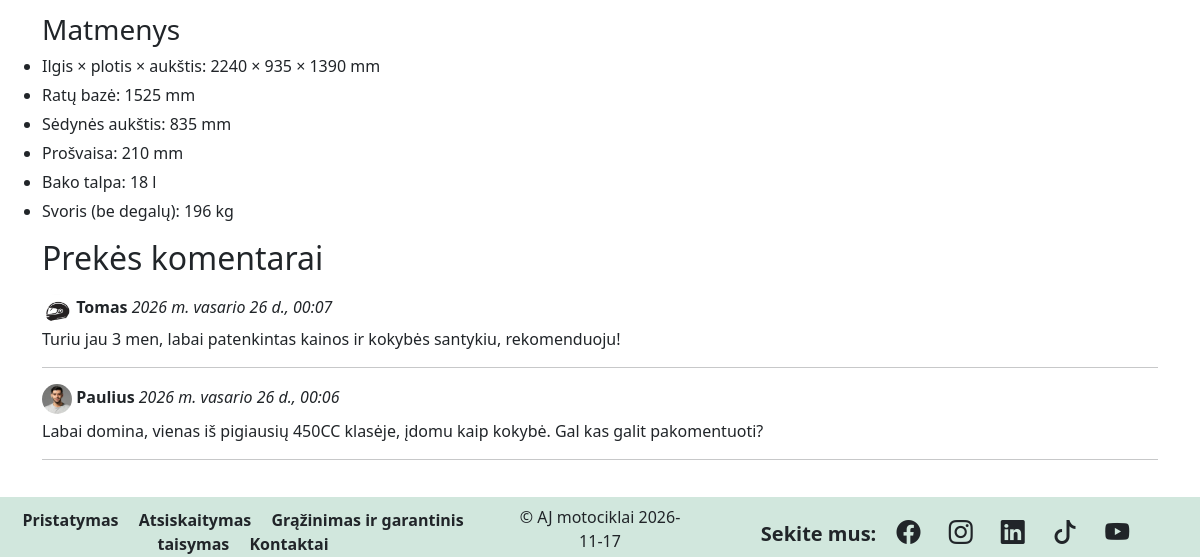
The app's page /products/1 (lower part), older data.
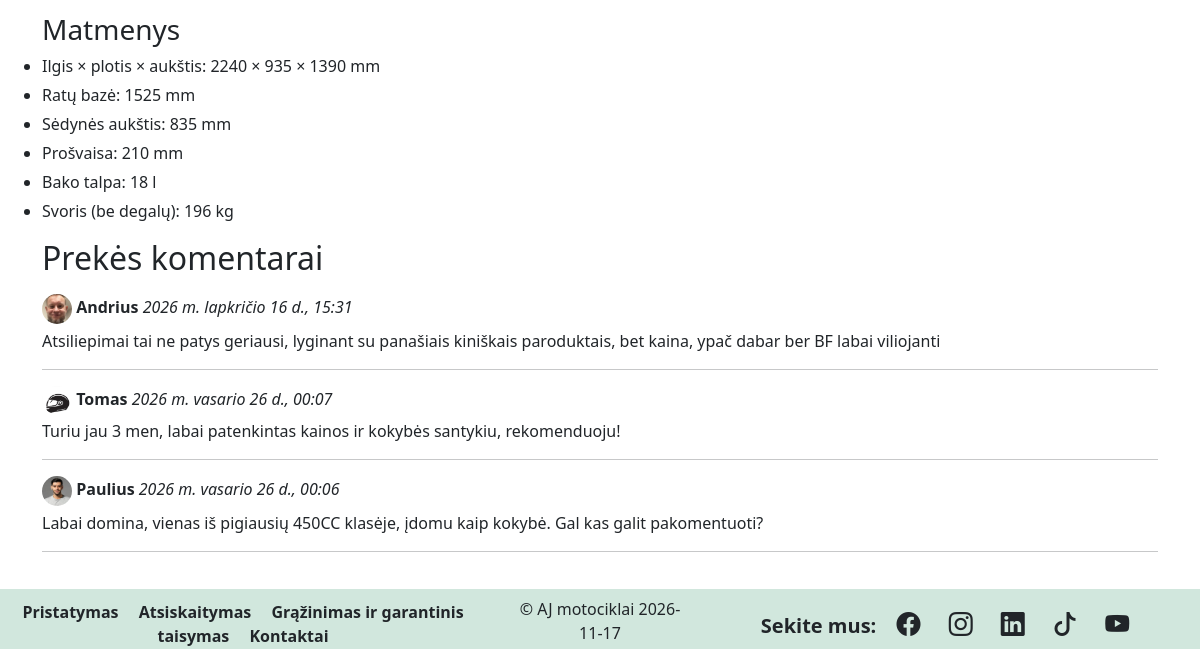
The same page, newer data.
### motoshop/models.py (models this page shows, shortened)
class ProductReview(models.Model):
    product = models.ForeignKey(verbose_name='Produktas',
                             to="Product",
                             on_delete=models.CASCADE,
                             related_name='reviews')
    content = models.TextField(verbose_name='Komentaras')
    author = models.ForeignKey(verbose_name='Komentatorius',
                               to=CustomUser,
                               on_delete=models.CASCADE)
    created = models.DateTimeField(verbose_name='Komentaro data',auto_now_add=True)
    class Meta:
        ordering = ["-pk"]
        verbose_name = 'Komentaras'
        verbose_name_plural = 'Komentarai'

class CustomUser(AbstractUser):
    photo = models.ImageField(verbose_name='Nuotrauka',
                              upload_to='profile_pics',
                              null=True,
                              blank=True)
    favorites = models.ManyToManyField('Product', blank=True, related_name='favorited_by')
    class Meta:
        verbose_name = 'Vartotojas'
        verbose_name_plural = 'Vartotojai'

### motoshop/views.py (the view, shortened to what this page needs)
# urls.py: path('products/<int:pk>',views.ProductDetailView.as_view(), name='product'),
class ProductDetailView(FormMixin,generic.DetailView):
    model = Product
    template_name = 'product.html'
    context_object_name = 'product'
    form_class = ProductReviewForm

### motoshop/context_processors.py (called while the page is built)
def category_context(request):
    return {
        'categories': ProductCategory.objects.all().order_by('title'),
    }

### motoshop/templates/product.html (shortened to what this page needs)
{% extends 'base.html' %}
{% load static %}
{% block content %}
<div class="container mt-4 w-100 ">
    {% if product.definition %}
    <p> {{ product.definition | safe }}</p>
    {% endif %}
    <h2 class="mb-3">Prekės komentarai</h2>
    {% for review in product.reviews.all %}
    <p>{% if review.author.photo %}
        <img src="{{ review.author.photo.url }}" class="rounded-circle" style="width:30px">
        {% else %}
        <img class="rounded-circle" src="{% static '/images/helmet.jpg' %}" alt="..." style="width:30px">
        {% endif %}
        <strong> {{ review.author }} </strong><em>{{ review.created }}</em></p>
    <p>{{ review.content }}</p>
    <hr>
    {% empty %}
    <p>Prekė neturi komentarų</p>
    {% endfor %}
    {% if user.is_authenticated %}
        {% load crispy_forms_tags %}
    {% endif %}
</div>
{% endblock %}

Row changes from the older to the newer data that the page shows:
added ProductReview: author.photo (picture), author "Andrius", created "2026 m. lapkričio 16 d., 15:31", content "Atsiliepimai tai ne patys geriausi, lyginant su panašiais kiniškais paroduktais, bet kaina, ypač dabar ber BF labai viliojanti"
